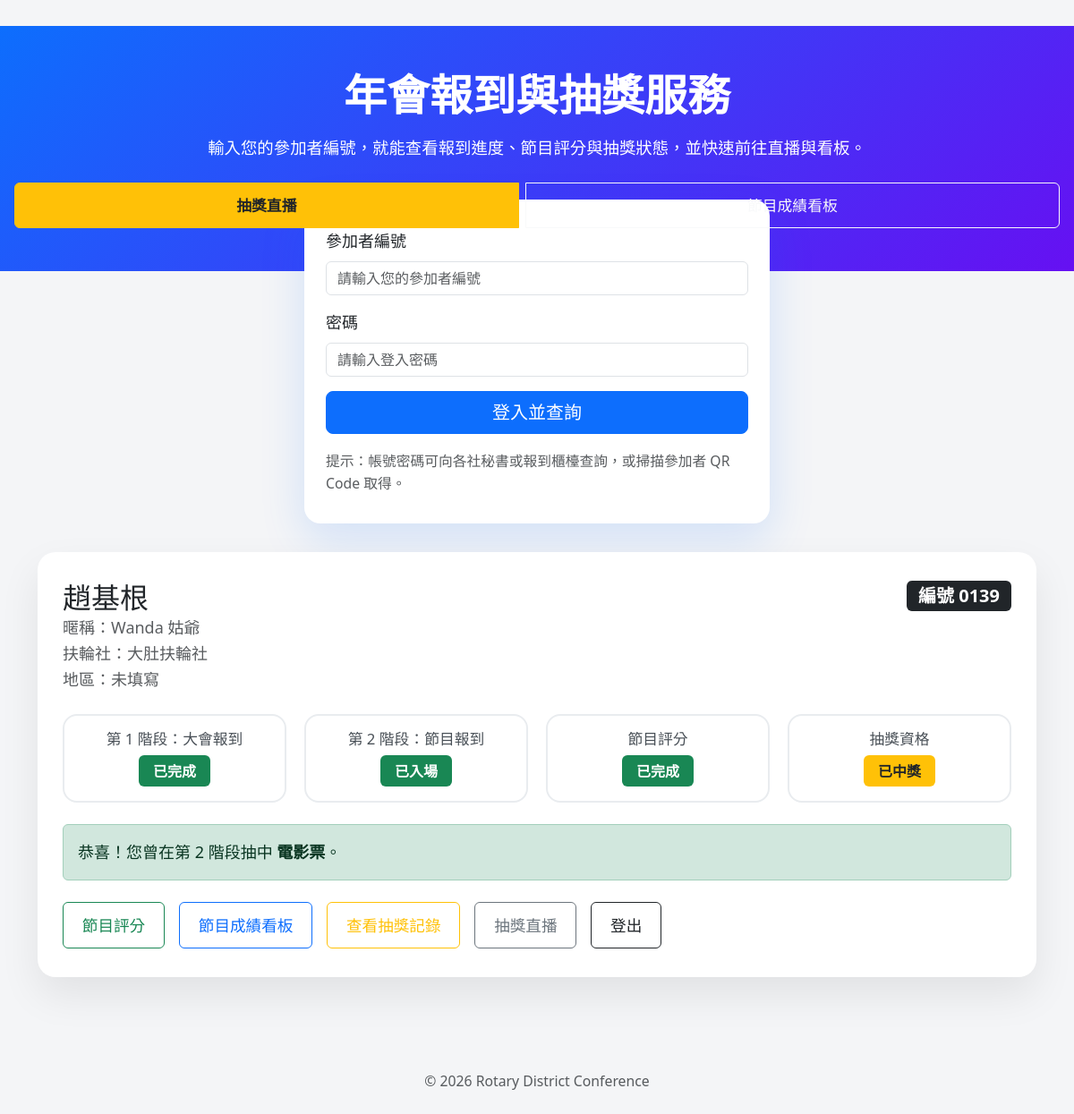
Page / (signed in) on the committed database.
### annual_event_app/app.py (models this page shows, shortened)
class Attendee(db.Model):
    id = db.Column(db.Integer, primary_key=True)
    name = db.Column(db.String(100), nullable=False)
    call_name = db.Column(db.String(100))
    club_name = db.Column(db.String(100))
    district = db.Column(db.String(20))
    event_checked_in = db.Column('checked_in', db.Boolean, default=False)
    show_checked_in = db.Column(db.Boolean, default=False)
    login_account = db.Column(db.String(64), unique=True)
    password_hash = db.Column(db.String(255))
    has_drawn = db.Column(db.Boolean, default=False)
    has_voted = db.Column(db.Boolean, default=False)
    created_at = db.Column(db.DateTime, default=datetime.utcnow)
    votes = db.relationship('Vote', backref='attendee', lazy=True)

class RaffleResult(db.Model):
    id = db.Column(db.Integer, primary_key=True)
    attendee_id = db.Column(db.Integer, db.ForeignKey('attendee.id'), nullable=False)
    performance_id = db.Column(db.Integer, db.ForeignKey('performance.id'), nullable=False)
    prize_id = db.Column(db.Integer, db.ForeignKey('prize.id'))
    phase = db.Column(db.Integer, nullable=False, default=1)
    prize_name = db.Column(db.String(100))
    prize_description = db.Column(db.Text)
    drawn_at = db.Column(db.DateTime, default=datetime.utcnow)
    performance = db.relationship('Performance', backref='raffle_results')
    attendee = db.relationship('Attendee')
    prize = db.relationship('Prize')

### annual_event_app/app.py (the view, shortened to what this page needs)
@app.route('/', methods=['GET', 'POST'])
def index():
    attendee = None
    lookup_error = None
    raffle_result = None
    prefill_attendee_id = request.args.get('attendee_id', '').strip()
    session_attendee_id = session.get('participant_attendee_id')
    if session_attendee_id:
        attendee = Attendee.query.get(session_attendee_id)
        if attendee:
            raffle_result = (
                RaffleResult.query.filter_by(attendee_id=attendee.id)
                .order_by(RaffleResult.drawn_at.desc())
                .first()
            )
        else:
            session.pop('participant_attendee_id', None)
    attendee_id_value = prefill_attendee_id if prefill_attendee_id else ''
    return render_template(
        'index.html',
        attendee=attendee,
        attendee_id=attendee_id_value,
        lookup_error=lookup_error,
        raffle_result=raffle_result
    )

### annual_event_app/templates/index.html (shortened to what this page needs)
﻿<!DOCTYPE html>
<html lang="zh-Hant">
<head>
    <link rel="stylesheet" href="https://cdn.jsdelivr.net/npm/bootstrap@5.3.3/dist/css/bootstrap.min.css" />
</head>
<body>
    <header class="hero">
        <h1>年會報到與抽獎服務</h1>
        <p>輸入您的參加者編號，就能查看報到進度、節目評分與抽獎狀態，並快速前往直播與看板。</p>
        <div class="btn-group d-flex flex-wrap justify-content-center gap-2">
            <a href="{{ url_for('raffle_page') }}" class="btn btn-warning text-dark fw-semibold">抽獎直播</a>
            <a href="{{ url_for('scoreboard') }}" class="btn btn-outline-light">節目成績看板</a>
        </div>
    </header>
    <section class="lookup-card">
        <form method="post" class="row g-3 align-items-center" autocomplete="off">
            <div class="col-12">
                <label for="attendeeId" class="form-label">參加者編號</label>
                <input type="number" min="1" class="form-control" id="attendeeId" name="attendee_id" value="{{ attendee_id or '' }}" placeholder="請輸入您的參加者編號" required>
            </div>
            <div class="col-12">
                <label for="attendeePassword" class="form-label">密碼</label>
                <input type="password" class="form-control" id="attendeePassword" name="password" placeholder="請輸入登入密碼" required>
            </div>
            <div class="col-12 d-grid">
                <button type="submit" class="btn btn-primary btn-lg">登入並查詢</button>
            </div>
        </form>
        <p class="text-muted small mt-3 mb-0">提示：帳號密碼可向各社秘書或報到櫃檯查詢，或掃描參加者 QR Code 取得。</p>
    </section>
    <main class="container pb-5">
        {% if attendee %}
        <div class="status-card">
            <div class="d-flex flex-column flex-md-row justify-content-between align-items-start gap-3">
                <div>
                    <h2 class="mb-0">{{ attendee.name }}</h2>
                    {% if attendee.call_name %}
                    <div class="text-muted">暱稱：{{ attendee.call_name }}</div>
                    {% endif %}
                    <div class="text-muted">扶輪社：{{ attendee.club_name or '未填寫' }}</div>
                    <div class="text-muted">地區：{{ attendee.district or '未填寫' }}</div>
                </div>
                <div class="text-end">
                    <span class="badge bg-dark fs-5">編號 {{ "%04d"|format(attendee.id) }}</span>
                </div>
            </div>
            <div class="status-grid">
                <div class="status-item">
                    <h3>第 1 階段：大會報到</h3>
                    {% if attendee.event_checked_in %}
                    <span class="badge bg-success">已完成</span>
                    {% else %}
                    <span class="badge bg-secondary">尚未完成</span>
                    {% endif %}
                </div>
                <div class="status-item">
                    <h3>第 2 階段：節目報到</h3>
                    {% if attendee.show_checked_in %}
                    <span class="badge bg-success">已入場</span>
                    {% elif attendee.event_checked_in %}
                    <span class="badge bg-warning text-dark">待入場</span>
                    {% else %}
                    <span class="badge bg-secondary">尚未開放</span>
                    {% endif %}
                </div>
                <div class="status-item">
                    <h3>節目評分</h3>
                    {% if attendee.has_voted %}
                    <span class="badge bg-success">已完成</span>
                    {% elif attendee.show_checked_in %}
                    <span class="badge bg-info text-dark">進行中</span>
                    {% else %}
                    <span class="badge bg-secondary">尚未開始</span>
                    {% endif %}
                </div>
                <div class="status-item">
                    <h3>抽獎資格</h3>
                    {% if attendee.has_drawn %}
                    <span class="badge bg-warning text-dark">已中獎</span>
                    {% elif attendee.show_checked_in and attendee.has_voted %}
                    <span class="badge bg-info text-dark">資格保留</span>
                    {% else %}
                    <span class="badge bg-secondary">尚未符合</span>
                    {% endif %}
                </div>
            </div>
            {% if raffle_result %}
            <div class="alert alert-success mt-4" role="alert">
                恭喜！您曾在第 {{ raffle_result.phase }} 階段抽中 <strong>{{ raffle_result.prize_name or '神秘獎品' }}</strong>。
            </div>
            {% endif %}
            <div class="d-flex flex-wrap gap-3 mt-4 action-buttons">
                {% if attendee.show_checked_in %}
                <a class="btn btn-outline-success" href="{{ url_for('vote', attendee_id=attendee.id) }}">節目評分</a>
                {% else %}
                <span class="btn btn-outline-success disabled" role="button" aria-disabled="true">節目評分尚未開放</span>
                {% endif %}
                <a class="btn btn-outline-primary" href="{{ url_for('scoreboard') }}">節目成績看板</a>
                <a class="btn btn-outline-warning" href="{{ url_for('attendee_raffle_result', attendee_id=attendee.id) }}">查看抽獎記錄</a>
                <a class="btn btn-outline-secondary" href="{{ url_for('raffle_page') }}">抽獎直播</a>
                <a class="btn btn-outline-dark" href="{{ url_for('participant_logout') }}">登出</a>
            </div>
        </div>
        {% else %}
        <div class="text-center text-muted mb-5">
            <p class="fs-5">輸入參加者編號後，即可查看個人報到與抽獎狀態。</p>
        </div>
        {% endif %}
    </main>
    <footer class="text-center py-4 text-muted">
        <small>&copy; 2026 Rotary District Conference</small>
    </footer>
</body>
</html>

### annual_event_app/templates/index.html (style rules this page uses)
body { background: #f4f5f7; font-size: 18px; line-height: 1.6; }
.hero { background: linear-gradient(140deg, #0d6efd 0%, #6610f2 100%); color: #fff; padding: 3rem 1rem; text-align: center; }
.hero h1 { font-size: clamp(2.2rem, 4vw, 3rem); font-weight: 700; margin-bottom: 1rem; }
.hero p { font-size: 1.15rem; }
.hero .btn-group { margin-top: 1.5rem; }
.hero .btn-group .btn { font-size: 1.05rem; padding: 0.75rem 1.5rem; }
.lookup-card { background: #fff; border-radius: 18px; box-shadow: 0 18px 50px rgba(13, 110, 253, 0.15); padding: 2rem 1.5rem; max-width: 520px; margin: -80px auto 2rem; }
.status-card { background: #fff; border-radius: 20px; padding: 2rem 1.75rem; box-shadow: 0 20px 45px rgba(0, 0, 0, 0.08); margin-bottom: 2rem; }
.status-grid { display: grid; grid-template-columns: repeat(auto-fit, minmax(180px, 1fr)); gap: 1.25rem; margin-top: 1.5rem; }
.status-item { border: 2px solid #e9ecef; border-radius: 16px; padding: 1rem; text-align: center; }
.status-item h3 { font-size: 1.05rem; margin-bottom: 0.5rem; color: #495057; }
.status-item .badge { font-size: 1rem; padding: 0.6rem 1rem; }
.action-buttons .btn { font-size: 1.1rem; padding: 0.75rem 1.3rem; }

### rows in the picture
Attendee: name "趙基根", call_name "Wanda 姑爺", club_name "大肚扶輪社", district "未填寫", id "0139"
RaffleResult: phase "2", prize_name "電影票"
